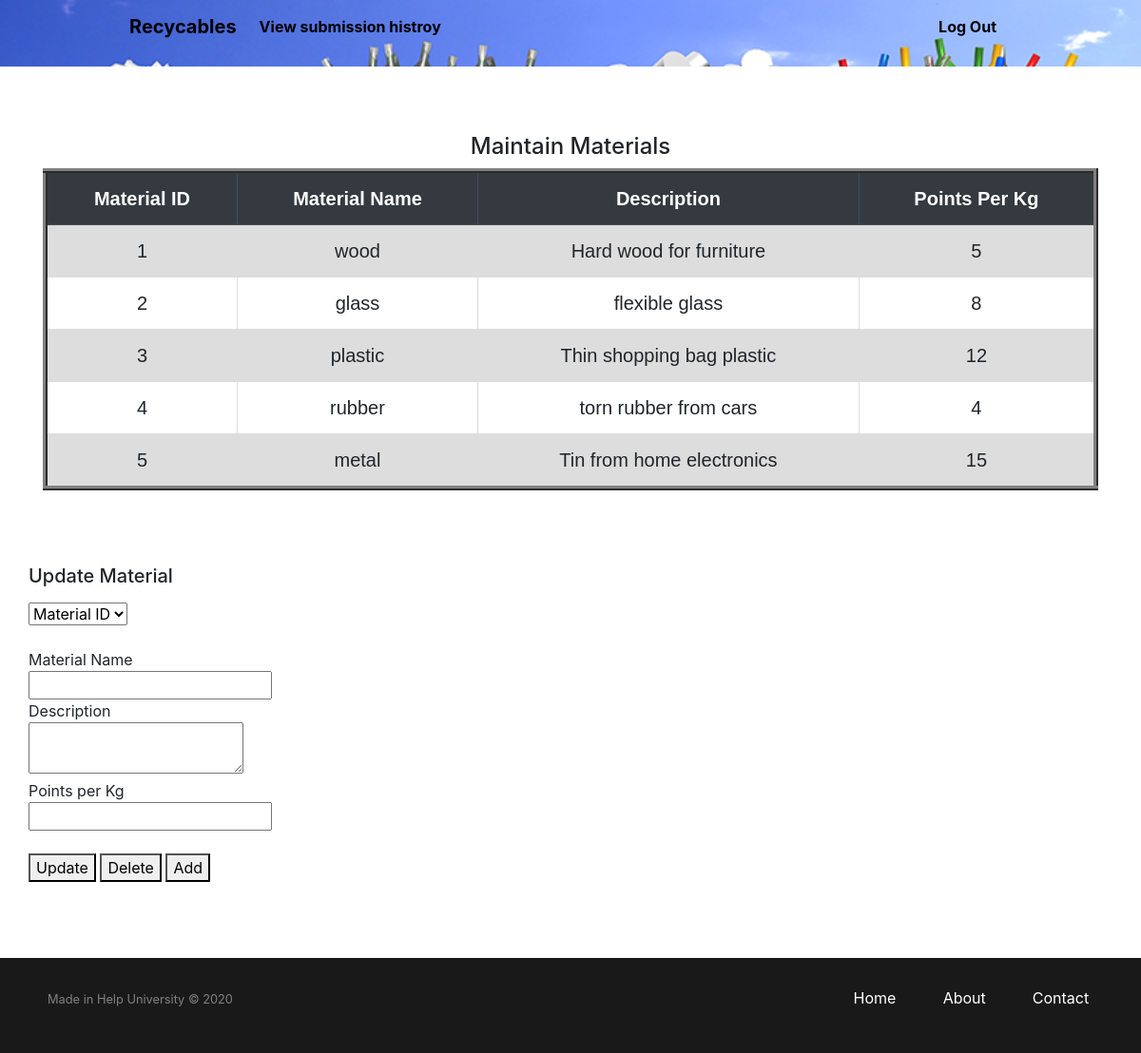
The app's page /maintain.php with its own data.
### tables this page shows
CREATE TABLE `materials` (
  `id` int(11) NOT NULL,
  `name` text NOT NULL,
  `description` varchar(50) NOT NULL,
  `pointsperkg` int(11) NOT NULL
);

### maintain.php (the view, shortened to what this page needs)
  <!doctype html>
  <html lang="en">
  <head>
      <link href="./css/bootstrap-grid.min.css" rel="stylesheet">
      <link href="./css/bootstrap.min.css" rel="stylesheet">
      <link href="css/custom.css" rel="stylesheet">
      <link href="css/custom1.css" rel="stylesheet">
  </head>
  <body>
      <header id="header-bg" class="mini">
          <nav class="navbar navbar-expand-lg navbar-dark">
              <a class="navbar-brand" href="./maintain.php"><b>Recycables</b></a>
              <div class="collapse navbar-collapse" id="navbarTogglerDemo02">
                  <ul class="navbar-nav mr-auto mt-2 mt-lg-0">
                      <li class="nav-item active">
                          <a class="nav-link" href="viewSubmissionsHistory.php"><b>View submission histroy </b></a>
                      </li>
                  </ul>
                  <a href="./logout.php" class="nav-link"><b>Log Out</b></a>
              </div>
          </nav>
      </header>
      <div class="container" id="main">
          <div class="row">
              <div class="col-12">
                  <blockquote class="blockquote text-center">
                      <h4>Maintain Materials</h4>
                      <table class="table">
                          <tr class="thead-dark">
                              <th>Material ID</th>
                              <th>Material Name</th>
                              <th>Description</th>
                              <th>Points Per Kg</th>
                          </tr>
                          <?php
include "./db.php";
        $sql="SELECT * FROM materials";
        $result = $conn-> query($sql);
        if ($result-> num_rows > 0) {
          while ($row = $result-> fetch_assoc()) {
            echo "<tr><td>". $row["id"]."</td><td>".$row["name"]."</td><td>".$row["description"]."</td><td>".$row["pointsperkg"]."</td></tr>";
          }
          echo "</table>";
        }
      else{
        echo "No materials found";
      }
      ?>
                      <br>
                  </blockquote>
              </div>
              <form id="maintain" action="CodeMaintain.php" method="POST" enctype="multipart/form-data">
                  <p>
                      <h5>Update Material</h5></p>
                  <select name="matID">
                      <option>
                          <?php
      $sql="SELECT * from materials";
      $result = $conn-> query($sql);
      if ($result) {
        while ($row= mysqli_fetch_array($result)) {
          $new=$row["id"];
          echo " Material ID <br> <option>$new<br></option>";
        }
      }
        ?>
                      </option>
                  </select>
                  <br>
                  <br> Material Name
                  <br>
                  <input type="text" name="name">
                  <br> Description
                  <br>
                  <textarea name="description"></textarea>
                  <br> Points per Kg
                  <br>
                  <input type="number" name="points">
                  <br>
                  <br>
                  <button  onclick="update1()" name="update" value="update">Update</button>
                  <button onclick="delete1()" name="delete" value="delete">Delete</button>
                  <button onclick="add1()" name="add" value="add">Add</button>
              </form>
          </div>
      </div>
      <footer id="main-footer">
          <div class="row">
              <div class="col-9">
                  <small>Made in Help University &copy; 2020 </small>
              </div>
              <div class="col-1">
                  <a href="./index.php">Home</a>
              </div>
              <div class="col-1">
                  <a href="#">About</a>
              </div>
              <div class="col-1">
                  <a href="#">Contact</a>
              </div>
          </div>
      </footer>
  </body>
  </html>

### css/custom.css (style rules this page uses)
#header-bg { background: url("../images/bg.jpg"); min-height: 700px; background-size: cover; }
#header-bg.mini { min-height: 70px; }
.navbar { width: 80%; margin: 0 auto; }
.navbar .navbar-brand, .navbar .btn, .navbar .nav-link { color: #000000 !important; }
#main > .row { margin-top: 70px; min-height: 400px; margin-bottom: 80px; }
#main-footer { background-color: rgba(0, 0, 0, 0.9); bottom: 0; width: 100%; padding: 30px 50px; height: 100px; }
#main-footer a { color: #ffffff; }
#main-footer small { color: gray; }

### css/custom1.css (style rules this page uses)
table { font-family: arial, sans-serif; border-collapse: collapse; width: 100%; border-width:5px; border-style:inset; }
td, th { border: 1px solid #dddddd; text-align: center; padding: 8px; }
tr:nth-child(even) { background-color: #dddddd; }

### records on screen
materials: id "1", name "wood", description "Hard wood for furniture", pointsperkg "5"
materials: id "2", name "glass", description "flexible glass", pointsperkg "8"
materials: id "3", name "plastic", description "Thin shopping bag plastic", pointsperkg "12"
materials: id "4", name "rubber", description "torn rubber from cars", pointsperkg "4"
materials: id "5", name "metal", description "Tin from home electronics", pointsperkg "15"
